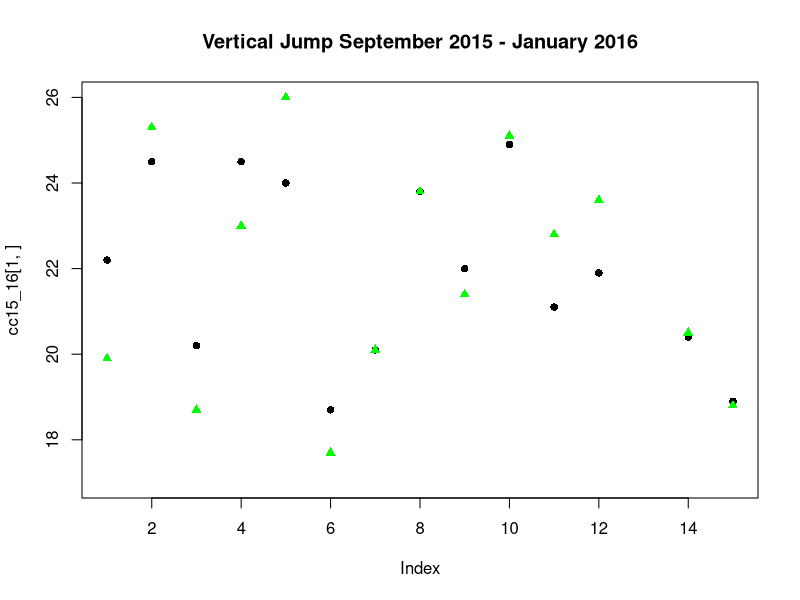
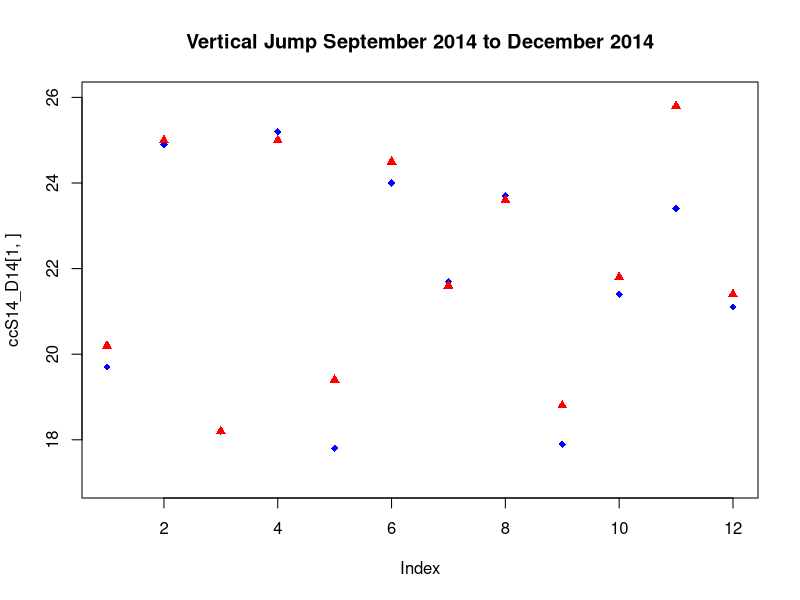

Source code (R) for these figures, in order:
#vertical jump data 
vert_jump <- read.csv('vert_Jump_Data.csv')
#t-test on vertical jump data from Sept..2015 to Dec..2016 
t.test(vert_jump[['Sept..2015']], vert_jump[['Jan..2016']], paired = T)
#p-value of 0.9026 which does not indicate a high degree of statisitcal significance 
#construct a dataframe from the CSV file 
vert_jump15_to_16 <- data.frame(m1 = vert_jump[['Sept..2015']],
                           m3 = vert_jump[['Jan..2016']])
#transpose the dataframe 
t_vert_jump_15_16 <- t(vert_jump15_to_16)
#naming columns
colnames(t_vert_jump_15_16) <- 1:19

#dataset contains many missing values will use the complete cases function to restrict to individuals with the entirety of the training data over the course of the time period

cc15_16 <- t_vert_jump_15_16[,t(complete.cases(t(t_vert_jump_15_16)))]

#plotting time 
plot(cc15_16[1,], col='black', pch=16, ylim=c(17,26))
points(cc15_16[2,], col = 'green', pch=17, title(main='Vertical Jump September 2015 - January 2016'))

mean(cc15_16[1,])
mean(cc15_16[2,])

#Look at earlier data to see if this lack of progess in vertical jump performance is a coninuing trend
t.test(vert_jump[['Sep..2014']], vert_jump[['Dec..2014']], paired = T)
vert_jumpS14_to_D14 <- data.frame(m1 = vert_jump[['Sep..2014']], m3 = vert_jump[['Dec..2014']])
t_vert_jumpS14_to_D14 <- t(vert_jumpS14_to_D14)
colnames(t_vert_jumpS14_to_D14) <- 1:19

ccS14_D14 <- t_vert_jumpS14_to_D14[,t(complete.cases(t(t_vert_jumpS14_to_D14)))]
plot(ccS14_D14[1,], col='blue',pch=18, ylim = c(17,26))
points(ccS14_D14[2,], col= 'red', pch =17, title('Vertical Jump September 2014 to December 2014'))
mean(ccS14_D14[1,])
mean(ccS14_D14[2,])
sd(ccS14_D14[1,])
sd(ccS14_D14[2,])

